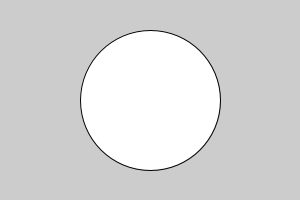
Frame 1 (no input)
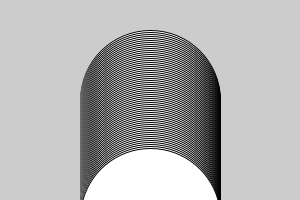
Frame 60 (the mouse pressed at the canvas centre just before this capture)
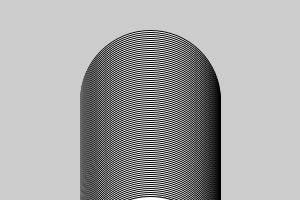
Frame 120 (the mouse held since frame 60 and released just before this capture)

The Processing sketch that drew these frames (run headless with seeded random() and noise(); from frame 60 on, the mouse is pressed at the canvas centre):

// Processing sketch: Bolen_som_stustas_horisontelt
// ── Bolen_som_stustas_horisontelt.pde
float width = 140;
float height = 140;
float y = 100;
float x = 150;
float hastighet = 2;
void setup()
{
  size(300,200);
}
void draw()
{
  ellipse(x,y, width,height);
  y = y + hastighet;
  {
  }
  if(y > 300)
  {
    hastighet=-hastighet;
  
  }
  if(y<70)
{
  hastighet=+2;
}
}
